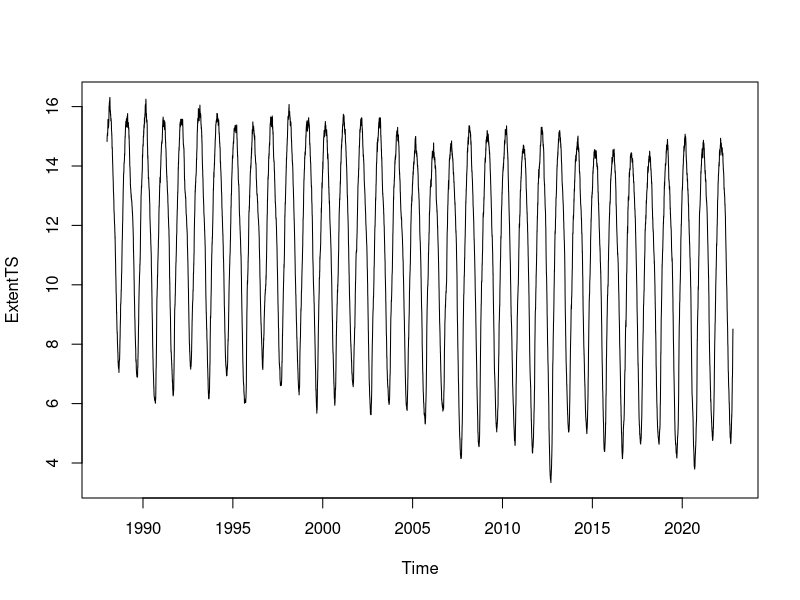
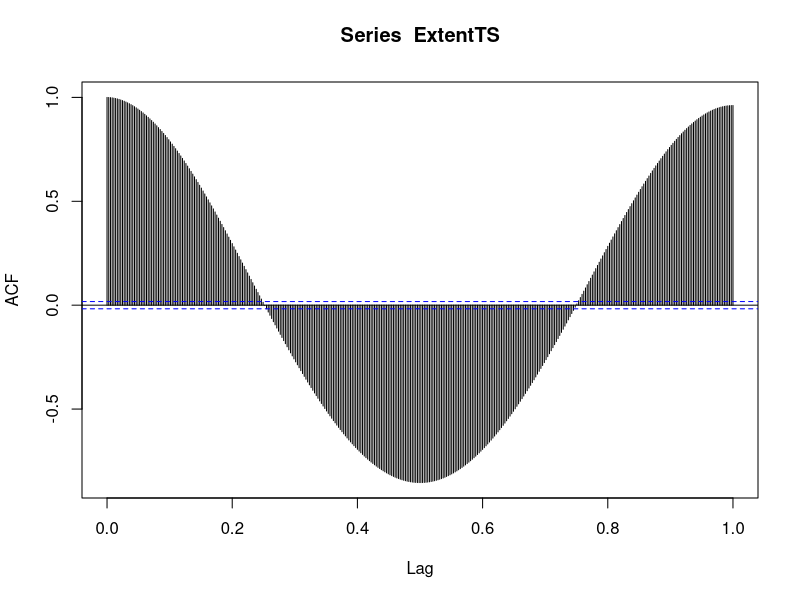
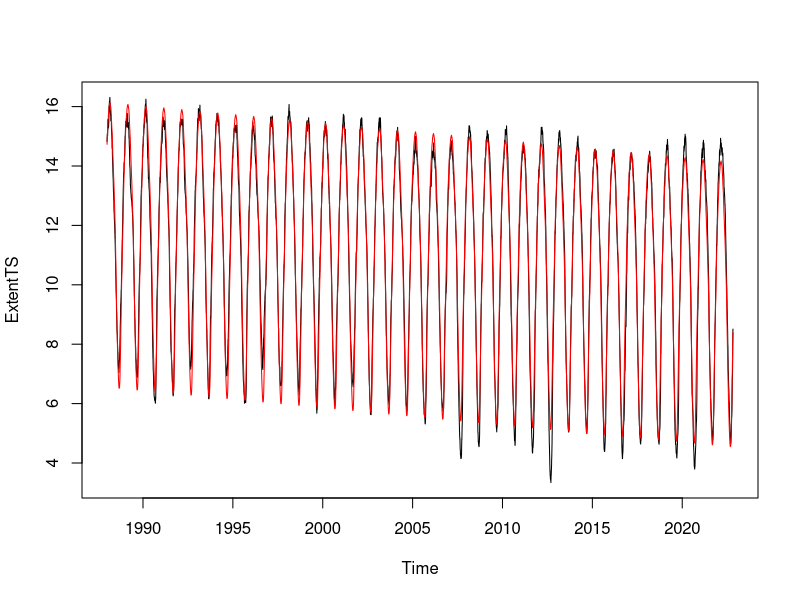
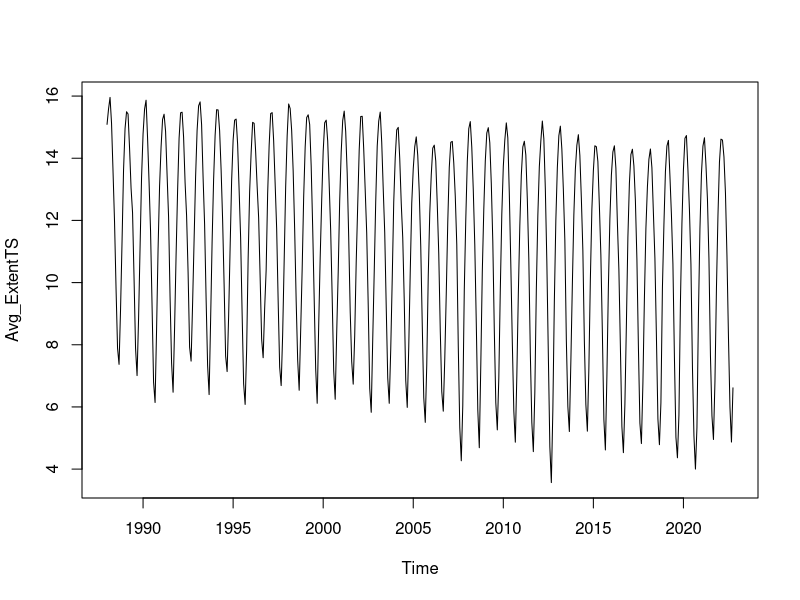
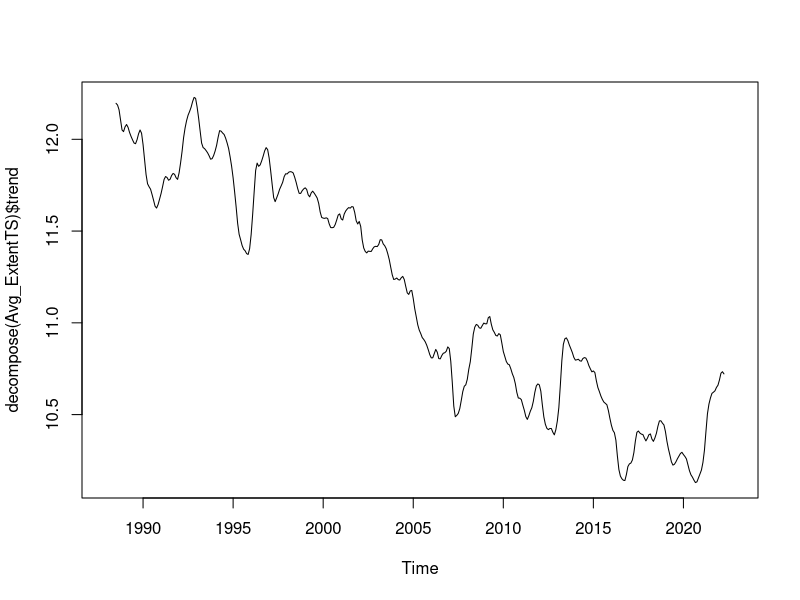
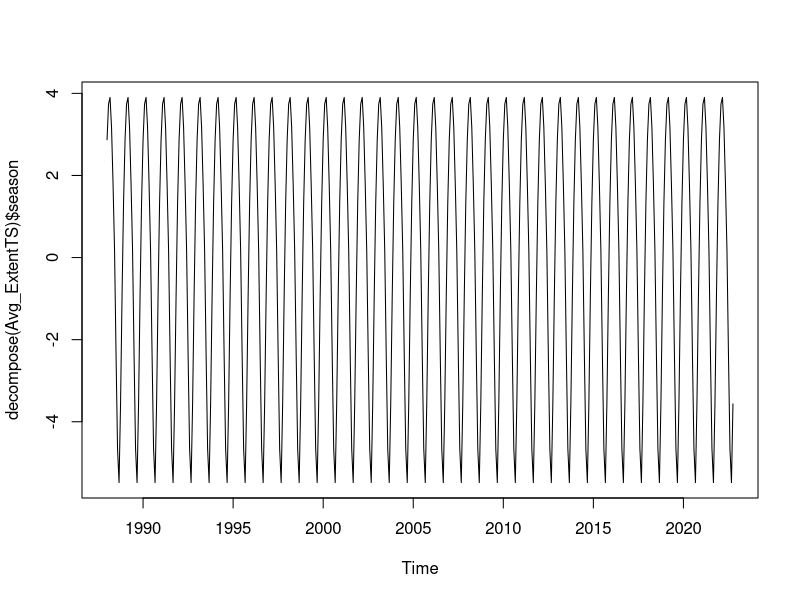
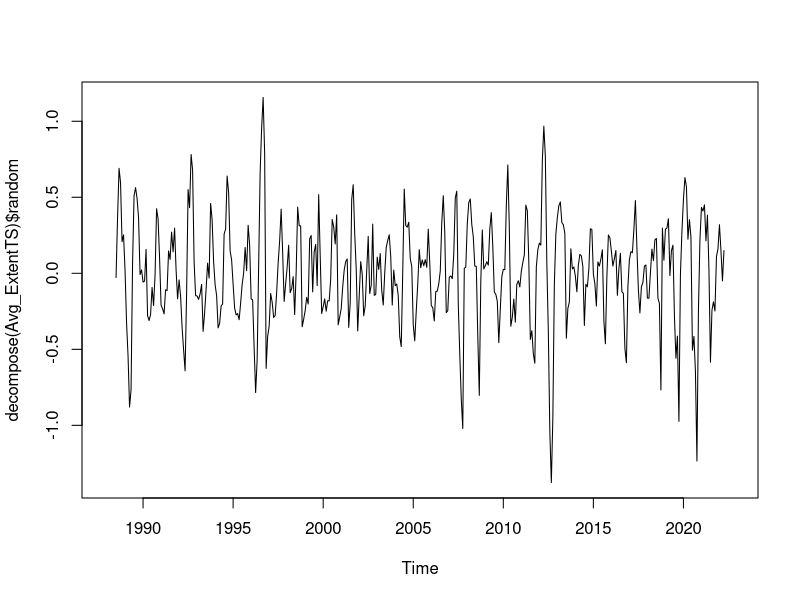
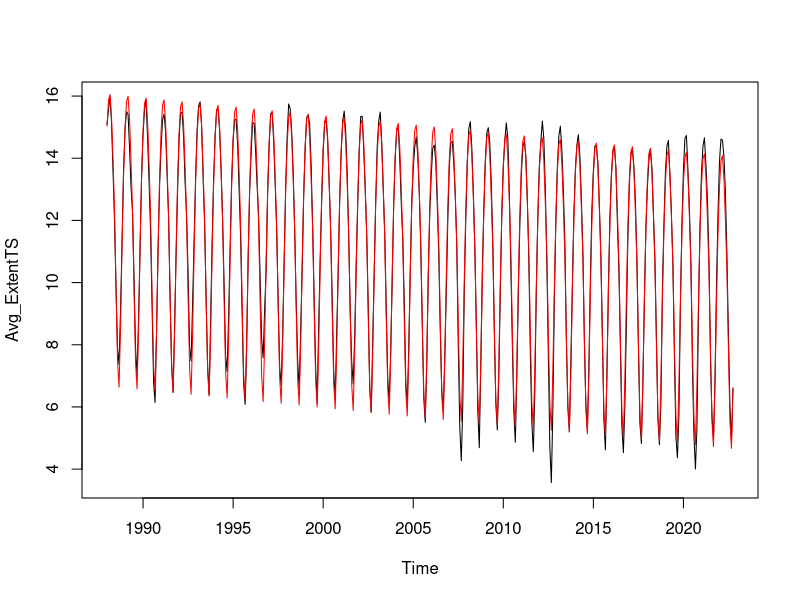

Source code (R) for these figures, in order:
## ---- chunk 1
knitr::opts_chunk$set(echo = TRUE)
## ---- chunk 2
df <- read.csv("Data_Group11.csv")
## ---- chunk 3
# convert month and day to MM-DD format
singledig <- which(df$X.1 < 10)
df$day <- as.character(df$X.1)
df$day[singledig] <- paste0("0", df$day[singledig])

df$month <- rep(c("01","02","03","04", "05","06","07","08","09","10","11","12"), times=c(31,29,31,30,31,30,31,31,30,31,30,31))

df$MMDD <- paste0(df$month, "-", df$day)

# drop unnecessary columns
to_drop <- c("X", "X.1", "X.2", "X1981.2010.mean", "X1981.2010.median", "month", "day")
df <- subset(df, select=!(names(df) %in% to_drop))

# melt years to be one column
library(tidyr)
df <- pivot_longer(data=df, cols=!MMDD, names_to="year", values_to="extent")

# format year and creating a column with YY-MM-DD format
library(stringr)
df$year = str_replace(df$year, "X", "")
df$YYMMDD <- paste0(df$year, "-", df$MMDD)

# tell R YYMMDD is a date
df$YYMMDD = as.Date(df$YYMMDD) # also conveniently rids of non leap year Feb 29's

# drop unnecessary columns
to_drop <- c("MMDD", "year")
df <- subset(df, select=!(names(df) %in% to_drop))

# order data by date
df <- df[order(df$YYMMDD),]

head(df)
## ---- chunk 4
# drop initial and ending NAs because we don't have data collected for these dates
library(zoo)
df <- na.trim(df)
## ---- chunk 5
# There is a period between 1987-12-03 and 1988-01-12 with a stretch of NAs. The following allows this period to be examined.
df_subset <- subset(df, YYMMDD>as.Date("1987-12-01") & YYMMDD<as.Date("1988-01-15"))
print(df_subset)
## ---- chunk 6
# impute missing values using cubic splines as one option
df_imputed <- df
df_imputed$extent <- na.spline(df_imputed$extent)

# drop all data before 1988-01-13 as another option
df <- subset(df, YYMMDD>=as.Date("1988-01-13"))
## ---- chunk 7
library(dplyr)
library(lubridate)
df_aggregated <- df %>% 
  group_by(year=year(YYMMDD), month=month(YYMMDD)) %>%
  mutate(avg_extent = mean(extent)) %>%
  distinct(year, month, .keep_all=TRUE) %>%
  subset(select=c(year, month, avg_extent))
## ---- chunk 8
# make a TS object
ExtentTS <- ts(df$extent, frequency=365, start=year(df$YYMMDD[1]))
## ---- chunk 9
plot(ExtentTS)
acf(ExtentTS, lag.max=365)
## ---- chunk 10
# do Fligner test for constant variance.
segments = factor(c(rep(1:4, each=2542), rep(5, times=2543)))
fligner.test(ExtentTS, segments)

segments = factor(c(rep(1:9, each=1271), rep(10, times=1272)))
fligner.test(ExtentTS, segments)

segments = factor(c(rep(1:49, each=254), rep(50, times=265)))
fligner.test(ExtentTS, segments)

segments = factor(c(rep(1:99, each=127), rep(100, times=138)))
fligner.test(ExtentTS, segments)

segments = factor(c(rep(1:34, each=364), rep(35, times=335))) # corresponds more closely to each "wave"
fligner.test(ExtentTS, segments)
## ---- chunk 11
mlr <- lm(ExtentTS~time(ExtentTS)+factor(cycle(ExtentTS)))
summary(mlr) #verrrryyyyy long output and complicated model.
## ---- chunk 12
plot(ExtentTS)
points(time(ExtentTS),predict.lm(mlr),type='l',col='red')
## ---- chunk 13
# make a ts object
Avg_ExtentTS <- ts(df_aggregated$avg_extent, frequency=12, start=year(df$YYMMDD[1]))
plot(Avg_ExtentTS)
## ---- chunk 14
plot(decompose(Avg_ExtentTS)$trend)
plot(decompose(Avg_ExtentTS)$season)
plot(decompose(Avg_ExtentTS)$random)
## ---- chunk 15
# do Fligner test for constant variance.
segments = factor(c(rep(1:4, each=84), rep(5, times=82)))
fligner.test(Avg_ExtentTS, segments)

segments = factor(c(rep(1:9, each=42), rep(10, times=40)))
fligner.test(Avg_ExtentTS, segments)

segments = factor(c(rep(1:19, each=21), rep(20, times=19)))
fligner.test(Avg_ExtentTS, segments)

segments = factor(c(rep(1:34, each=12), rep(35, times=10))) # corresponds to number of years of data
fligner.test(Avg_ExtentTS, segments)
## ---- chunk 16
# define mse function for future use
mse <- function(y, yhat) {
  return(mean((as.vector(y)-as.vector(yhat))^2))
}
## ---- chunk 17
Avg_ExtentTS_Train <- ts(head(Avg_ExtentTS, -24), frequency=12)
time_train <- head(time(Avg_ExtentTS), -24)
Avg_ExtentTS_Test <- ts(tail(Avg_ExtentTS, 24), frequency=12)
time_test <- tail(time(Avg_ExtentTS), 24)
## ---- chunk 18
tim <- time_train
season <- factor(cycle(Avg_ExtentTS_Train))

# degree 1 polynomial of time
mlr_train <- lm(Avg_ExtentTS_Train~tim+season)

new <- data.frame(tim=time_test, season=factor(cycle(Avg_ExtentTS_Test)))
mse(Avg_ExtentTS_Test, predict.lm(mlr_train, new))

# degree 2 polynomial of time
mlr_train_2 <- lm(Avg_ExtentTS_Train~poly(tim,2)+season)

mse(Avg_ExtentTS_Test, predict.lm(mlr_train_2, new))

# degree 3 polynomial of time
mlr_train_3 <- lm(Avg_ExtentTS_Train~poly(tim,3)+season)

mse(Avg_ExtentTS_Test, predict.lm(mlr_train_3, new))

#TODO residual diagnostics if proceed with this model
## ---- chunk 19
tim <- as.vector(time(Avg_ExtentTS))
season <- factor(cycle(Avg_ExtentTS))
mlr <- lm(Avg_ExtentTS~tim+season)

plot(Avg_ExtentTS)
points(time(Avg_ExtentTS), predict.lm(mlr), type='l', col='red')
plot(mlr$residuals, type="l")
acf(mlr$residuals)
## ---- chunk 20
library(glmnet)

tim <- time_train
season <- factor(cycle(Avg_ExtentTS_Train))
X <- model.matrix(as.vector(Avg_ExtentTS_Train)~tim+season)
X_2 <- model.matrix(as.vector(Avg_ExtentTS_Train)~poly(tim,2)+season)
X_3 <- model.matrix(as.vector(Avg_ExtentTS_Train)~poly(tim,3)+season)
ridge_train <- glmnet(X, as.vector(Avg_ExtentTS_Train), alpha=0)
ridge_train_2 <- glmnet(X_2, as.vector(Avg_ExtentTS_Train), alpha=0)
ridge_train_3 <- glmnet(X_3, as.vector(Avg_ExtentTS_Train), alpha=0)

tim <- time_test
season <- factor(cycle(Avg_ExtentTS_Test))
X <- model.matrix(as.vector(Avg_ExtentTS_Test)~tim+season)
X_2 <- model.matrix(as.vector(Avg_ExtentTS_Test)~poly(tim,2)+season)
X_3 <- model.matrix(as.vector(Avg_ExtentTS_Test)~poly(tim,3)+season)
ridge_predictions <- predict(ridge_train, X)
ridge_predictions_2 <- predict(ridge_train_2, X_2)
ridge_predictions_3 <- predict(ridge_train_2, X_2)

mses <- c()
mses_2 <- c()
mses_3 <- c()
for(i in 1:100) {
  mses <- c(mses, mse(Avg_ExtentTS_Test, ridge_predictions[,i]))
  mses_2 <- c(mses_2, mse(Avg_ExtentTS_Test, ridge_predictions_2[,i]))
  mses_3 <- c(mses_3, mse(Avg_ExtentTS_Test, ridge_predictions_3[,i]))
}

ridge_train$lambda[which.min(mses)]
mses[which.min(mses)]
ridge_train_2$lambda[which.min(mses_2)]
mses_2[which.min(mses_2)]
ridge_train_3$lambda[which.min(mses_3)]
mses_3[which.min(mses_3)]
## ---- chunk 21
#degree 1 polynomial
tim <- as.vector(time(Avg_ExtentTS))
season <- factor(cycle(Avg_ExtentTS))
X <- model.matrix(as.vector(Avg_ExtentTS)~tim+season)
ridge <- glmnet(X, as.vector(Avg_ExtentTS), alpha=0, lambda=2.9671762)
ridge_fitted <- predict(ridge, X, type="response")
ridge_residuals <- Avg_ExtentTS - ridge_fitted
plot(ridge_residuals, type="l")
plot(Avg_ExtentTS)
points(time(Avg_ExtentTS), ridge_fitted, type='l', col='red')
acf(ridge_residuals)
## ---- chunk 22
#degree 2 polynomial
tim <- as.vector(time(Avg_ExtentTS))
season <- factor(cycle(Avg_ExtentTS))
X <- model.matrix(as.vector(Avg_ExtentTS)~poly(tim,2)+season)
ridge_2 <- glmnet(X, as.vector(Avg_ExtentTS), alpha=0, lambda=5.690778)
ridge_2_fitted <- predict(ridge_2, X, type="response")
ridge_2_residuals <- Avg_ExtentTS - ridge_2_fitted
plot(ridge_2_residuals, type="l")
plot(Avg_ExtentTS)
points(time(Avg_ExtentTS), ridge_2_fitted, type='l', col='red')
acf(ridge_2_residuals)
## ---- chunk 23
library(glmnet)

tim <- time_train
season <- factor(cycle(Avg_ExtentTS_Train))
X <- model.matrix(as.vector(Avg_ExtentTS_Train)~tim+season)
X_2 <- model.matrix(as.vector(Avg_ExtentTS_Train)~poly(tim,2)+season)
X_3 <- model.matrix(as.vector(Avg_ExtentTS_Train)~poly(tim,3)+season)
lasso_train <- glmnet(X, as.vector(Avg_ExtentTS_Train), alpha=1)
lasso_train_2 <- glmnet(X_2, as.vector(Avg_ExtentTS_Train), alpha=1)
lasso_train_3 <- glmnet(X_3, as.vector(Avg_ExtentTS_Train), alpha=1)

tim <- time_test
season <- factor(cycle(Avg_ExtentTS_Test))
X <- model.matrix(as.vector(Avg_ExtentTS_Test)~tim+season)
X_2 <- model.matrix(as.vector(Avg_ExtentTS_Test)~poly(tim,2)+season)
X_3 <- model.matrix(as.vector(Avg_ExtentTS_Test)~poly(tim,3)+season)
lasso_predictions <- predict(lasso_train, X)
lasso_predictions_2 <- predict(lasso_train_2, X_2)
lasso_predictions_3 <- predict(lasso_train_2, X_2)

mses <- c()
mses_2 <- c()
mses_3 <- c()
for(i in 1:67) {
  mses <- c(mses, mse(Avg_ExtentTS_Test, lasso_predictions[,i]))
  mses_2 <- c(mses_2, mse(Avg_ExtentTS_Test, lasso_predictions_2[,i]))
  mses_3 <- c(mses_3, mse(Avg_ExtentTS_Test, lasso_predictions_3[,i]))
}

lasso_train$lambda[which.min(mses)]
mses[which.min(mses)]
lasso_train_2$lambda[which.min(mses_2)]
mses_2[which.min(mses_2)]
lasso_train_3$lambda[which.min(mses_3)]
mses_3[which.min(mses_3)]
## ---- chunk 24
# degree 1 polynomial of time
tim <- as.vector(time(Avg_ExtentTS))
season <- factor(cycle(Avg_ExtentTS))
X <- model.matrix(as.vector(Avg_ExtentTS)~tim+season)
lasso <- glmnet(X, as.vector(Avg_ExtentTS), alpha=1, lambda=0.3411532)
lasso_fitted <- predict(lasso, X, type="response")
lasso_residuals <- Avg_ExtentTS - lasso_fitted
plot(lasso_residuals, type="l")
plot(Avg_ExtentTS)
points(time(Avg_ExtentTS), lasso_fitted, type='l', col='red')
acf(lasso_residuals)
## ---- chunk 25
# degree 2 polynomial of time
tim <- as.vector(time(Avg_ExtentTS))
season <- factor(cycle(Avg_ExtentTS))
X <- model.matrix(as.vector(Avg_ExtentTS)~poly(tim,2)+season)
lasso <- glmnet(X, as.vector(Avg_ExtentTS), alpha=1, lambda=0.3411532)
lasso_fitted <- predict(lasso, X, type="response")
lasso_residuals <- Avg_ExtentTS - lasso_fitted
plot(lasso_residuals, type="l")
plot(Avg_ExtentTS)
points(time(Avg_ExtentTS), lasso_fitted, type='l', col='red')
acf(lasso_residuals)
## ---- chunk 26
#TODO
## ---- chunk 27
es <- HoltWinters(Avg_ExtentTS_Train, gamma = FALSE , beta = FALSE)
predict_es = predict(es, n.ahead=24)
mse(Avg_ExtentTS_Test, predict_es)
## ---- chunk 28
des <- HoltWinters(Avg_ExtentTS_Train, gamma = FALSE)
predict_des = predict(des, n.ahead=24)
mse(Avg_ExtentTS_Test, predict_des)
## ---- chunk 29
additive <- HoltWinters(Avg_ExtentTS_Train, seasonal = "additive")
predict_additive = predict(additive, n.ahead=24)
mse(Avg_ExtentTS_Test, predict_additive)
## ---- chunk 30
multiplicative <- HoltWinters(Avg_ExtentTS_Train, seasonal = "multiplicative")
predict_multiplicative = predict(multiplicative, n.ahead=24)
mse(Avg_ExtentTS_Test, predict_additive)
## ---- chunk 31
hw_additive <- HoltWinters(Avg_ExtentTS, seasonal = "additive")
residuals_HW <- as.vector(Avg_ExtentTS[which(time(Avg_ExtentTS)>=1989)]) - hw_additive$fitted[,1]
plot(residuals_HW, type="l")
acf(residuals_HW, lag.max=36)
plot(Avg_ExtentTS)
points(time(Avg_ExtentTS)[which(time(Avg_ExtentTS)>=1989)], hw_additive$fitted[,1], type='l', col='red')
## ---- chunk 32
acf(Avg_ExtentTS, lag.max=36)
plot(Avg_ExtentTS)
## ---- chunk 33
#differencing in lag of season
diff12.Extent=diff(Avg_ExtentTS, lag=12)
acf(diff12.Extent, lag.max=36)
plot(diff12.Extent)
## ---- chunk 34
#regular differencing
diff.Extent=diff(Avg_ExtentTS)
acf(diff.Extent, lag.max=36)
plot(diff.Extent)
## ---- chunk 35
#seasonal+regular differencing
diff12.diff.Extent=diff(diff12.Extent)
acf(diff12.diff.Extent, lag.max=36)
plot(diff12.diff.Extent)
## ---- chunk 36
acf(diff12.diff.Extent, lag.max=72)
pacf(diff12.diff.Extent, lag.max=72)
## ---- chunk 37
smoothing <- HoltWinters(Avg_ExtentTS, season="additive")
smoothed <- smoothing$fitted[,1]
diff12.Extent_smooth=diff(smoothed, lag=12)
acf(diff12.Extent_smooth, lag.max=36)
plot(diff12.Extent_smooth)
diff12.diff.Extent_smooth=diff(diff12.Extent_smooth)
acf(diff12.diff.Extent_smooth, lag.max=36)
plot(diff12.diff.Extent_smooth)
## ---- chunk 38
acf(diff12.diff.Extent_smooth, lag.max=36)
pacf(diff12.diff.Extent_smooth, lag.max=36)
